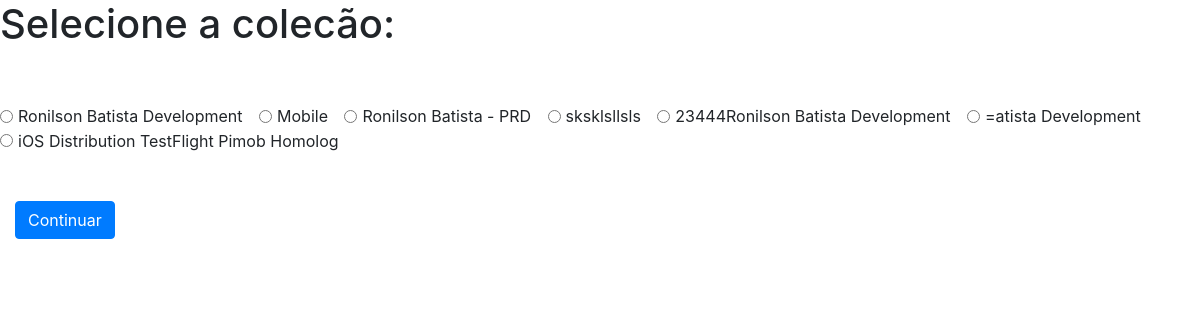
The page /api/selecionar/colecao on the database its author committed.
### playlists_build_database.py (models this page shows)
class Playlists(db.Model):
    __tablename__ = "create_playlists_"
    id = db.Column(db.Integer, primary_key=True)
    name = db.Column(db.String(256), nullable=False)

### create_playlists.py (the view)
@app.route("/api/selecionar/colecao", methods=["GET"])
def new_book():
    result = Playlists.query.all()
    return render_template("insert_playlists.html",
                           list=result)

### templates/insert_playlists.html (shortened to what this page needs)
<!doctype html>
<html lang="en">
  <head>
    <link rel="stylesheet" href="https://cdn.jsdelivr.net/npm/bootstrap@4.5.3/dist/css/bootstrap.min.css">
  </head>
  <body>
    <h1>Selecione a colecão:</h1>
    <br> </br>
    {% for t in list %}
    <form method="post" action="{{ url_for('post_add_book') }} ">
    <div class="form-check form-check-inline">
        <input class="form-check-input" type="radio" name="id_playlist" id="P-radio" value= "{{t.id}}">
        <label class="form-check-label" for="P-radio"> {{t.name}} </label>
    </div>
    {% endfor %}
    <div class="col-sm-2">
        <br> <br/>
          <button type="submit" class="btn btn-primary">Continuar</button>
          </div>
      </form>
</form>

### rows shown on the page
Playlists: name "Ronilson Batista Development"
Playlists: name "Mobile"
Playlists: name "Ronilson Batista - PRD"
Playlists: name "sksklsllsls"
Playlists: name "23444Ronilson Batista Development"
Playlists: name "=atista Development"
Playlists: name "iOS Distribution TestFlight Pimob Homolog"
